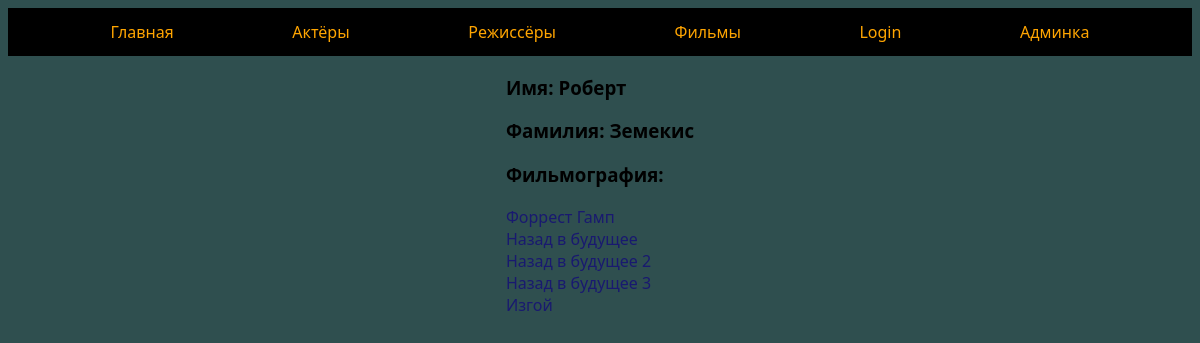
Screenshot of /director/18/Земекис with the database file from the repository.
### catalog/models.py (models this page shows, shortened)
class Director(models.Model):
    fname = models.CharField(max_length=20, verbose_name='Имя')
    lname = models.CharField(max_length=20, verbose_name='Фамилия')

class Kino(models.Model):
    title = models.CharField(max_length=20, verbose_name='Название')
    genre = models.ForeignKey(Genre, on_delete=models.SET_DEFAULT, default=1, verbose_name='Жанр')
    rating = models.FloatField(verbose_name='Рейтинг')
    country = models.ForeignKey(Country, on_delete=models.SET_NULL, blank=True, null=True, verbose_name='Страна')
    director = models.ForeignKey(Director, on_delete=models.SET_NULL, blank=True, null=True, verbose_name='Режиссёр')
    summary = models.TextField(max_length=5000, verbose_name='Краткое описание')
    year = models.IntegerField(verbose_name='Год')
    ager = models.ForeignKey(AgeRate, on_delete=models.SET_NULL, blank=True, null=True, verbose_name='Возрастной рейтинг')
    actor = models.ManyToManyField(Actor, verbose_name='Актёры', blank=True, null=True)
    status = models.ForeignKey(Status, on_delete=models.SET_DEFAULT, default=1, verbose_name='Статус подписки')
    poster = models.CharField(max_length=5000, blank=True, null=True, verbose_name='Ссылка на постер')
    def __str__(self):
        return self.title
    def display_actors(self):
        res = []
        for a in self.actor.all():
            res.append(a.lname)
        return ', '.join(res)
    display_actors.short_description = 'Актёры'
    def get_absolute_url(self):
        return reverse('info', args=[self.id])  #, self.title

### catalog/views.py (the view)
# urls.py: path('director/<slug:pk>/<str:lname>', views.DirectorDetail.as_view(), name='infodirector'),
class DirectorDetail(generic.DetailView):
    model = Director

### templates/catalog/director_detail.html
{% extends 'index.html' %}
{% block content %}
    <div class="center-list">
        <h3>Имя: {{ director.fname }}</h3>
        <h3>Фамилия: {{ director.lname }}</h3>
        <h3>Фильмография:</h3>
        <ul>
            {% for kino in director.kino_set.all %}
                <li><a href="{{ kino.get_absolute_url }}" class="inline-a">{{ kino }}</a></li>
            {% endfor %}
        </ul>
    </div>
{% endblock content %}

### catalog/static/css/main.css (style rules this page uses)
body { font-family: "Segoe UI"; background-color: darkslategray; }
li { list-style-type: none; }
.inline-a { color: midnightblue; text-decoration: none; }
ul { padding-left: 0; margin-top: 0; margin-bottom: 0; }
.center-list { width: max-content; margin: auto; }

### rows the page displays
Director: fname "Роберт", lname "Земекис"
Kino: title "Форрест Гамп"
Kino: title "Назад в будущее"
Kino: title "Назад в будущее 2"
Kino: title "Назад в будущее 3"
Kino: title "Изгой"
